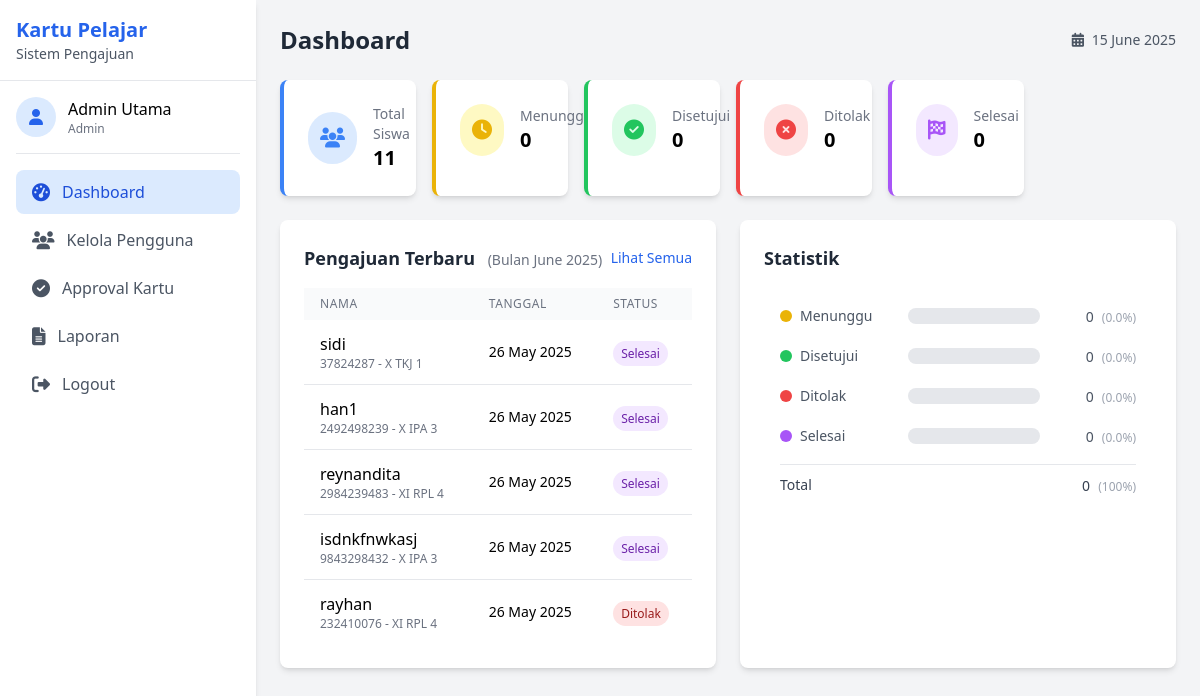
The page /ujilevel/admin/dashboard.php (signed in) on the database its author committed.
### tables this page shows
CREATE TABLE `pengajuan_kartu` (
  `pengajuan_id` int NOT NULL,
  `user_id` int NOT NULL,
  `tanggal_pengajuan` varchar(225) NOT NULL,
  `foto` varchar(225) NOT NULL,
  `alamat` text NOT NULL,
  `status` varchar(225) NOT NULL,
  `catatan_admin` text NOT NULL
);

CREATE TABLE `users` (
  `user_id` int NOT NULL,
  `username` varchar(225) NOT NULL,
  `password` varchar(225) NOT NULL,
  `role` varchar(10) NOT NULL,
  `nama_lengkap` varchar(225) NOT NULL,
  `nis` varchar(100) NOT NULL,
  `kelas` varchar(225) NOT NULL
);

### ujilevel/admin/dashboard.php (the view, shortened to what this page needs)
<?php
require_once '../config/database.php';
try {
    $currentMonth = date('m');
    $currentYear = date('Y');
    $stmt = $conn->query("SELECT COUNT(*) as total FROM users WHERE role = 'siswa'");
    $totalUsers = $stmt->fetch()['total'];
    $stmt = $conn->query("
        SELECT COUNT(*) as total
        FROM pengajuan_kartu p
        JOIN users u ON p.user_id = u.user_id
        WHERE p.status = 'menunggu'
        AND MONTH(p.tanggal_pengajuan) = '$currentMonth'
        AND YEAR(p.tanggal_pengajuan) = '$currentYear'
    ");
    $pendingApplications = $stmt->fetch()['total'];
    $stmt = $conn->query("
        SELECT COUNT(*) as total
        FROM pengajuan_kartu p
        JOIN users u ON p.user_id = u.user_id
        WHERE p.status = 'disetujui'
        AND MONTH(p.tanggal_pengajuan) = '$currentMonth'
        AND YEAR(p.tanggal_pengajuan) = '$currentYear'
    ");
    $approvedApplications = $stmt->fetch()['total'];
    $stmt = $conn->query("
        SELECT COUNT(*) as total
        FROM pengajuan_kartu p
        JOIN users u ON p.user_id = u.user_id
        WHERE p.status = 'ditolak'
        AND MONTH(p.tanggal_pengajuan) = '$currentMonth'
        AND YEAR(p.tanggal_pengajuan) = '$currentYear'
    ");
    $rejectedApplications = $stmt->fetch()['total'];
    $stmt = $conn->query("
        SELECT COUNT(*) as total
        FROM pengajuan_kartu p
        JOIN users u ON p.user_id = u.user_id
        WHERE p.status = 'Finish'
        AND MONTH(p.tanggal_pengajuan) = '$currentMonth'
        AND YEAR(p.tanggal_pengajuan) = '$currentYear'
    ");
    $finishedApplications = $stmt->fetch()['total'];
    $stmt = $conn->query("
        SELECT p.*, u.nama_lengkap, u.nis, u.kelas
        FROM pengajuan_kartu p
        JOIN users u ON p.user_id = u.user_id
        ORDER BY p.tanggal_pengajuan DESC
        LIMIT 5
    ");
    $recentApplications = $stmt->fetchAll();
} catch (PDOException $e) {
    $error = 'Database error: ' . $e->getMessage();
}
include '../includes/header.php';
?>
<div class="grid grid-cols-1 sm:grid-cols-2 lg:grid-cols-6 gap-4 mb-6">
    <div class="card bg-white rounded-lg shadow-md p-4 border-l-4 border-blue-500">
        <div class="flex items-center">
            <div class="p-3 rounded-full bg-blue-100 text-blue-500 mr-4">
                <i class="fas fa-users text-xl"></i>
            </div>
            <div>
                <p class="text-sm text-gray-500 font-medium">Total Siswa</p>
                <p class="text-xl font-bold"><?php echo $totalUsers; ?></p>
            </div>
        </div>
    </div>
    <div class="card bg-white rounded-lg shadow-md p-4 border-l-4 border-yellow-500">
        <div class="flex items-center">
            <div class="p-3 rounded-full bg-yellow-100 text-yellow-500 mr-4">
                <i class="fas fa-clock text-xl"></i>
            </div>
            <div>
                <p class="text-sm text-gray-500 font-medium">Menunggu</p>
                <p class="text-xl font-bold"><?php echo $pendingApplications; ?></p>
            </div>
        </div>
    </div>
    <div class="card bg-white rounded-lg shadow-md p-4 border-l-4 border-green-500">
        <div class="flex items-center">
            <div class="p-3 rounded-full bg-green-100 text-green-500 mr-4">
                <i class="fas fa-check-circle text-xl"></i>
            </div>
            <div>
                <p class="text-sm text-gray-500 font-medium">Disetujui</p>
                <p class="text-xl font-bold"><?php echo $approvedApplications; ?></p>
            </div>
        </div>
    </div>
    <div class="card bg-white rounded-lg shadow-md p-4 border-l-4 border-red-500">
        <div class="flex items-center">
            <div class="p-3 rounded-full bg-red-100 text-red-500 mr-4">
                <i class="fas fa-times-circle text-xl"></i>
            </div>
            <div>
                <p class="text-sm text-gray-500 font-medium">Ditolak</p>
                <p class="text-xl font-bold"><?php echo $rejectedApplications; ?></p>
            </div>
        </div>
    </div>
    <div class="card bg-white rounded-lg shadow-md p-4 border-l-4 border-purple-500">
        <div class="flex items-center">
            <div class="p-3 rounded-full bg-purple-100 text-purple-500 mr-4">
                <i class="fas fa-flag-checkered text-xl"></i>
            </div>
            <div>
                <p class="text-sm text-gray-500 font-medium">Selesai</p>
                <p class="text-xl font-bold"><?php echo $finishedApplications; ?></p>
            </div>
        </div>
    </div>
</div>
<div class="grid grid-cols-1 lg:grid-cols-2 gap-6">
    <div class="card">
        <div class="flex justify-between items-center mb-4">
            <h2 class="text-lg font-bold text-gray-800">
                Pengajuan Terbaru
                <span class="text-sm font-normal text-gray-500 ml-2">
                    (Bulan <?php echo date('F Y'); ?>)
                </span>
            </h2>
            <a href="approval.php" class="text-blue-600 hover:text-blue-800 text-sm">Lihat Semua</a>
        </div>
        <?php if (empty($recentApplications)): ?>
            <p class="text-gray-500">Belum ada pengajuan kartu pelajar.</p>
        <?php else: ?>
            <div class="overflow-x-auto">
                <table class="min-w-full">
                    <thead>
                        <tr class="bg-gray-50">
                            <th class="px-4 py-2 text-left text-xs font-medium text-gray-500 uppercase tracking-wider">Nama</th>
                            <th class="px-4 py-2 text-left text-xs font-medium text-gray-500 uppercase tracking-wider">Tanggal</th>
                            <th class="px-4 py-2 text-left text-xs font-medium text-gray-500 uppercase tracking-wider">Status</th>
                        </tr>
                    </thead>
                    <tbody class="divide-y divide-gray-200">
                        <?php foreach ($recentApplications as $app): ?>
                            <tr class="hover:bg-gray-50">
                                <td class="px-4 py-3">
                                    <div>
                                        <p class="font-medium"><?php echo $app['nama_lengkap']; ?></p>
                                        <p class="text-xs text-gray-500"><?php echo $app['nis'] . ' - ' . $app['kelas']; ?></p>
                                    </div>
                                </td>
                                <td class="px-4 py-3 text-sm">
                                    <?php echo date('d M Y', strtotime($app['tanggal_pengajuan'])); ?>
                                </td>
                                <td class="px-4 py-3">
                                    <?php
                                    $statusClass = '';
                                    $statusText = '';
                                    switch ($app['status']) {
                                        case 'ditolak':
                                            $statusClass = 'bg-red-100 text-red-800';
                                            $statusText = 'Ditolak';
                                            break;
                                        case 'Finish':
                                            $statusClass = 'bg-purple-100 text-purple-800';
                                            $statusText = 'Selesai';
                                            break;
                                    }
                                    ?>
                                    <span class="px-2 py-1 text-xs rounded-full <?php echo $statusClass; ?>">
                                        <?php echo $statusText; ?>
                                    </span>
                                </td>
                            </tr>
                        <?php endforeach; ?>
                    </tbody>
                </table>
            </div>
        <?php endif; ?>
    </div>
    <div class="card">
        <div class="flex justify-between items-center mb-4">
            <h2 class="text-lg font-bold text-gray-800">Statistik</h2>
        </div>
        <div class="p-4">
            <div class="space-y-4">
                <div class="flex items-center">
                    <div class="flex items-center w-32">
                        <div class="w-3 h-3 rounded-full bg-yellow-500 mr-2"></div>
                        <span class="text-sm text-gray-600">Menunggu</span>
                    </div>
                    <div class="flex-1 h-4 bg-gray-200 rounded-full overflow-hidden">
                        <?php
                        $total = $pendingApplications + $approvedApplications + $rejectedApplications + $finishedApplications;
                        $pendingWidth = $total > 0 ? ($pendingApplications / $total) * 100 : 0;
                        ?>
                    </div>
                    <div class="w-24 text-right">
                        <span class="text-sm text-gray-600"><?php echo $pendingApplications; ?></span>
                        <span class="text-xs text-gray-400 ml-1">(<?php echo number_format($pendingWidth, 1); ?>%)</span>
                    </div>
                </div>
                <div class="flex items-center">
                    <div class="flex items-center w-32">
                        <div class="w-3 h-3 rounded-full bg-green-500 mr-2"></div>
                        <span class="text-sm text-gray-600">Disetujui</span>
                    </div>
                    <div class="flex-1 h-4 bg-gray-200 rounded-full overflow-hidden">
                        <?php $approvedWidth = $total > 0 ? ($approvedApplications / $total) * 100 : 0; ?>
                    </div>
                    <div class="w-24 text-right">
                        <span class="text-sm text-gray-600"><?php echo $approvedApplications; ?></span>
                        <span class="text-xs text-gray-400 ml-1">(<?php echo number_format($approvedWidth, 1); ?>%)</span>
                    </div>
                </div>
                <div class="flex items-center">
                    <div class="flex items-center w-32">
                        <div class="w-3 h-3 rounded-full bg-red-500 mr-2"></div>
                        <span class="text-sm text-gray-600">Ditolak</span>
                    </div>
                    <div class="flex-1 h-4 bg-gray-200 rounded-full overflow-hidden">
                        <?php $rejectedWidth = $total > 0 ? ($rejectedApplications / $total) * 100 : 0; ?>
                    </div>
                    <div class="w-24 text-right">
                        <span class="text-sm text-gray-600"><?php echo $rejectedApplications; ?></span>
                        <span class="text-xs text-gray-400 ml-1">(<?php echo number_format($rejectedWidth, 1); ?>%)</span>
                    </div>
                </div>
                <div class="flex items-center">
                    <div class="flex items-center w-32">
                        <div class="w-3 h-3 rounded-full bg-purple-500 mr-2"></div>
                        <span class="text-sm text-gray-600">Selesai</span>
                    </div>
                    <div class="flex-1 h-4 bg-gray-200 rounded-full overflow-hidden">
                        <?php $finishedWidth = $total > 0 ? ($finishedApplications / $total) * 100 : 0; ?>
                    </div>
                    <div class="w-24 text-right">
                        <span class="text-sm text-gray-600"><?php echo $finishedApplications; ?></span>
                        <span class="text-xs text-gray-400 ml-1">(<?php echo number_format($finishedWidth, 1); ?>%)</span>
                    </div>
                </div>
                <div class="flex items-center pt-2 mt-2 border-t border-gray-200">
                    <div class="flex items-center w-32">
                        <span class="text-sm font-medium text-gray-700">Total</span>
                    </div>
                    <div class="w-24 text-right">
                        <span class="text-sm font-medium text-gray-700"><?php echo $total; ?></span>
                        <span class="text-xs text-gray-400 ml-1">(100%)</span>
                    </div>
                </div>
            </div>
        </div>
    </div>
</div>
<?php include '../includes/footer.php'; ?>

### ujilevel/includes/header.php (shortened to what this page needs)
<?php
$role = isset($_SESSION['role']) ? $_SESSION['role'] : '';
$nama_lengkap = isset($_SESSION['nama_lengkap']) ? $_SESSION['nama_lengkap'] : 'User';
$current_page = basename($_SERVER['PHP_SELF']);
?>
<!DOCTYPE html>
<html lang="id">
<head>
    <script src="https://cdn.tailwindcss.com"></script>
    <link rel="stylesheet" href="https://cdnjs.cloudflare.com/ajax/libs/font-awesome/6.4.0/css/all.min.css">
</head>
<body class="bg-gray-100 min-h-screen flex flex-col">
    <div class="flex min-h-screen">
        <aside class="w-64 bg-white shadow-md fixed h-full">
            <div class="p-4 border-b">
                <h2 class="text-xl font-bold text-blue-600">Kartu Pelajar</h2>
                <p class="text-sm text-gray-600">Sistem Pengajuan</p>
            </div>
            <div class="p-4">
                <div class="flex items-center mb-4 pb-4 border-b">
                    <div class="w-10 h-10 rounded-full bg-blue-100 flex items-center justify-center text-blue-600 mr-3">
                        <i class="fas fa-user"></i>
                    </div>
                    <div>
                        <p class="font-medium"><?php echo $nama_lengkap; ?></p>
                        <p class="text-xs text-gray-500 capitalize"><?php echo $role; ?></p>
                    </div>
                </div>
                <nav class="space-y-1">
                    <?php if ($role === 'admin'): ?>
                        <a href="dashboard.php" class="nav-link <?php echo $current_page === 'dashboard.php' ? 'active' : ''; ?>">
                            <i class="fas fa-tachometer-alt nav-icon"></i> Dashboard
                        </a>
                        <a href="users.php" class="nav-link <?php echo $current_page === 'users.php' ? 'active' : ''; ?>">
                            <i class="fas fa-users nav-icon"></i> Kelola Pengguna
                        </a>
                        <a href="approval.php" class="nav-link <?php echo $current_page === 'approval.php' ? 'active' : ''; ?>">
                            <i class="fas fa-check-circle nav-icon"></i> Approval Kartu
                        </a>
                        <a href="reports.php" class="nav-link <?php echo $current_page === 'reports.php' ? 'active' : ''; ?>">
                            <i class="fas fa-file-alt nav-icon"></i> Laporan
                        </a>
                    <?php endif; ?>
                    <a href="../logout.php" class="nav-link text-red-600 hover:bg-red-50 hover:text-red-700">
                        <i class="fas fa-sign-out-alt nav-icon"></i> Logout
                    </a>
                </nav>
            </div>
        </aside>
        <main class="ml-64 flex-1 p-6">
            <div class="flex justify-between items-center mb-6">
                <h1 class="text-2xl font-bold text-gray-800">
                    <?php
                    switch ($current_page) {
                        case 'dashboard.php':
                            echo 'Dashboard';
                            break;
                    }
                    ?>
                </h1>
                <div class="text-sm text-gray-600">
                    <i class="fas fa-calendar-alt mr-1"></i> <?php echo date('d F Y'); ?>
                </div>
            </div>

### ujilevel/includes/footer.php (shortened to what this page needs)
</main>
    </div>
</body>
</html>

### rows shown on the page
pengajuan_kartu: user.nama_lengkap "sidi", user.nis "37824287", user.kelas "X TKJ 1", tanggal_pengajuan "26 May 2025", status "Selesai"
pengajuan_kartu: user.nama_lengkap "han1", user.nis "2492498239", user.kelas "X IPA 3", tanggal_pengajuan "26 May 2025", status "Selesai"
pengajuan_kartu: user.nama_lengkap "reynandita", user.nis "2984239483", user.kelas "XI RPL 4", tanggal_pengajuan "26 May 2025", status "Selesai"
pengajuan_kartu: user.nama_lengkap "isdnkfnwkasj", user.nis "9843298432", user.kelas "X IPA 3", tanggal_pengajuan "26 May 2025", status "Selesai"
pengajuan_kartu: user.nama_lengkap "rayhan", user.nis "232410076", user.kelas "XI RPL 4", tanggal_pengajuan "26 May 2025", status "Ditolak"

### other values the page prints
$nama_lengkap "Admin Utama"
$role "Admin"
$totalUsers "11"
$pendingApplications "0"
$approvedApplications "0"
$rejectedApplications "0"
$finishedApplications "0"
$pendingWidth "0.0"
$approvedWidth "0.0"
$rejectedWidth "0.0"
$finishedWidth "0.0"
$total "0"
